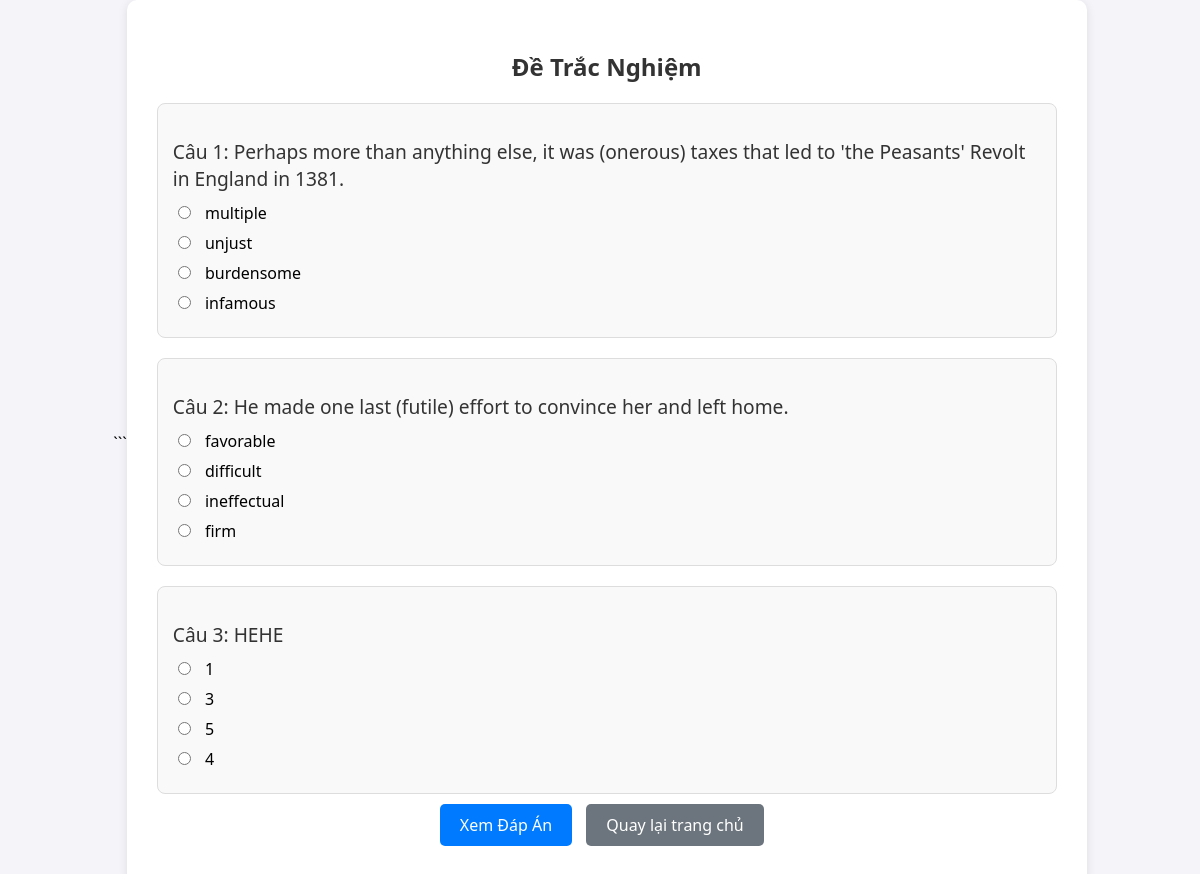
The app's page /PHP_DoAnn/submitanswer.php?IdExam=2 with its own data.
### tables this page shows
CREATE TABLE `questions` (
  `IdQuestion` int(11) NOT NULL,
  `Question` varchar(255) NOT NULL,
  `AnswerA` varchar(255) DEFAULT NULL,
  `AnswerB` varchar(255) DEFAULT NULL,
  `AnswerC` varchar(255) DEFAULT NULL,
  `AnswerD` varchar(255) DEFAULT NULL,
  `CorrectAnswer` varchar(255) NOT NULL,
  `IdExam` int(11) DEFAULT NULL
);

### PHP_DoAnn/submitanswer.php (the view, shortened to what this page needs)
<?php
$servername = "localhost";
$username = "root";
$password = "";
$dbname = "web1_mysql";
$conn = new mysqli($servername, $username, $password, $dbname);
$idexam = isset($_GET['IdExam']) ? $_GET['IdExam'] : null;
if ($idexam !== null) {
    $sql = "SELECT IdQuestion, Question, AnswerA, AnswerB, AnswerC, AnswerD, CorrectAnswer FROM questions WHERE IdExam = ?";
    $stm = $conn->prepare($sql);
    $stm->bind_param('i', $idexam);
    $stm->execute();
    $data = $stm->get_result()->fetch_all(MYSQLI_ASSOC);
}
$questionShow = array();
?>
<!DOCTYPE html>
<html lang="vi">
<head>
</head>
<body>
    <div class="container">
        <h2>Đề Trắc Nghiệm</h2>
        <form action="#" method="post">
            <?php
            $question_number = 1;
            foreach ($data as $item) {
                $question_id = $item['IdQuestion'];
            ?>
                <div class="question">
                    <?php
                    $answer_A = "";
                    $answer_B = "";
                    $answer_C = "";
                    $answer_D = "";
                    $selected_answer = isset($questionShow[$question_id]) ? $questionShow[$question_id] : null;
                    ?>
                    <p><?php echo 'Câu ' . $question_number . ': ' . $item['Question']; ?></p>
                    <label style="color: <?php echo $answer_A; ?>"><input type="radio" name="answer<?php echo $question_id; ?>" value="<?php echo $item['AnswerA']; ?>" <?php echo ($selected_answer === $item['AnswerA']) ? 'checked' : ''; ?>> <?php echo $item['AnswerA']; ?></label>
                    <label style="color: <?php echo $answer_B; ?>"><input type="radio" name="answer<?php echo $question_id; ?>" value="<?php echo $item['AnswerB']; ?>" <?php echo ($selected_answer === $item['AnswerB']) ? 'checked' : ''; ?>> <?php echo $item['AnswerB']; ?></label>
                    <label style="color: <?php echo $answer_C; ?>"><input type="radio" name="answer<?php echo $question_id; ?>" value="<?php echo $item['AnswerC']; ?>" <?php echo ($selected_answer === $item['AnswerC']) ? 'checked' : ''; ?>> <?php echo $item['AnswerC']; ?></label>
                    <label style="color: <?php echo $answer_D; ?>"><input type="radio" name="answer<?php echo $question_id; ?>" value="<?php echo $item['AnswerD']; ?>" <?php echo ($selected_answer === $item['AnswerD']) ? 'checked' : ''; ?>> <?php echo $item['AnswerD']; ?></label>
                </div>
            <?php
                $question_number++;
            }
            ?>
            <div class="btn-container">
                <a href="loadanswer.php?IdExam=<?php echo $idexam; ?>" class="btn">Xem Đáp Án</a>
                <a href="trangchu.php" class="btn btn-back">Quay lại trang chủ</a>
            </div>
        </form>
    </div>
</body>
</html>

### PHP_DoAnn/submitanswer.php (style rules this page uses)
body { font-family: 'Segoe UI', Tahoma, Geneva, Verdana, sans-serif; background-color: #f4f4f9; margin: 0; padding: 0; display: flex; justify-content: center; align-items: center; min-height: 100vh; }
.container { background: #fff; padding: 30px; border-radius: 10px; box-shadow: 0 2px 10px rgba(0, 0, 0, 0.1); max-width: 900px; width: 100%; }
h2 { text-align: center; color: #333; margin-bottom: 20px; }
.question { margin-bottom: 20px; padding: 15px; background: #f9f9f9; border-radius: 8px; border: 1px solid #ddd; }
.question p { font-size: 1.2em; margin-bottom: 10px; color: #333; }
.question label { display: block; margin-bottom: 8px; font-size: 1em; cursor: pointer; }
.question input[type="radio"] { margin-right: 10px; }
.btn-container { text-align: center; margin-top: 20px; }
.btn { background: #007bff; color: white; border: none; padding: 10px 20px; border-radius: 5px; cursor: pointer; font-size: 1em; margin-right: 10px; text-decoration: none; }
.btn-back { background: #6c757d; }

### records on screen
questions: Question "Perhaps more than anything else, it was (onerous) taxes that led to 'the Peasants' Revolt in England in 1381.", AnswerA "☐ multiple", AnswerA "multiple", AnswerB "☐ unjust", AnswerB "unjust", AnswerC "☐ burdensome", AnswerC "burdensome", AnswerD "☐ infamous", AnswerD "infamous"
questions: Question "He made one last (futile) effort to convince her and left home.", AnswerA "☐ favorable", AnswerA "favorable", AnswerB "☐ difficult", AnswerB "difficult", AnswerC "☐ ineffectual", AnswerC "ineffectual", AnswerD "☐ firm", AnswerD "firm"
questions: Question "HEHE", AnswerA "☐ 1", AnswerA "1", AnswerB "☐ 3", AnswerB "3", AnswerC "☐ 5", AnswerC "5", AnswerD "☐ 4", AnswerD "4"
